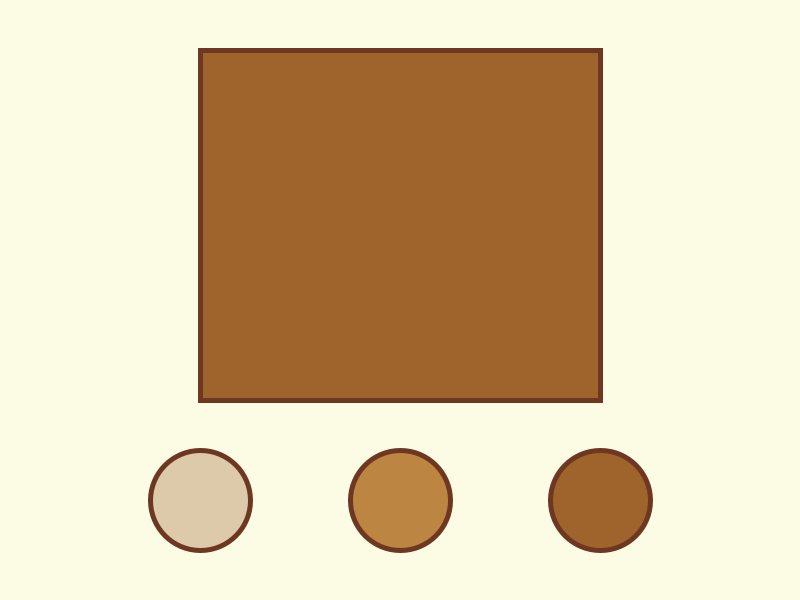
Frame 1 (no input)
Frame 60 (the mouse pressed at the canvas centre just before this capture): identical to frame 1, image omitted
Frame 120 (the mouse held since frame 60 and released just before this capture): identical to frame 1, image omitted

The Processing sketch that drew this single still picture (run headless with seeded random() and noise(); from frame 60 on, the mouse is pressed at the canvas centre):

// Processing sketch: checkpoint1
// ── checkpoint1.pde
//pallette of oclors
color cream = #FCFBE3;
color lightBrown = #DDCAAA;
color mediumBrown = #BC8542;
color darkBrown = #9F642C;
color darkestBrown = #6E3722;
color white=#FFFFFF;

//varialbes fr color selection
color selectedColor;

void setup() {
  size (800, 600);
  strokeWeight(5);
  stroke(darkestBrown);
  selectedColor = darkBrown;
}

void draw() {
  background(cream);

  //buttons
  if (dist(200, 500, mouseX, mouseY)<50) {
    stroke(white);
  } else {
    stroke(darkestBrown);
  }

  fill(lightBrown);
  circle(200, 500, 100);

  if (dist(400, 500, mouseX, mouseY)<50) {
    stroke(white);
  } else {
    stroke(darkestBrown);
  }
  fill(mediumBrown);
  circle(400, 500, 100);

  if (dist(600, 500, mouseX, mouseY)<50) {
    stroke(white);
  } else {
    stroke(darkestBrown);
  }

  fill(darkBrown);
  circle(600, 500, 100);

  //indicator
  stroke(darkestBrown);
  fill(selectedColor);
  rect(200, 50, 400, 350);
}

void mouseReleased() {
  //lighbrown button
  if (dist(200, 500, mouseX, mouseY)<50) {
    selectedColor=lightBrown;
  }
  //mediumbr button
  if (dist(400, 500, mouseX, mouseY)<50) {
    selectedColor=mediumBrown;
  }
  //darkbrowon
  if (dist(600, 500, mouseX, mouseY)<50) {
    selectedColor=darkBrown;
  }
}
